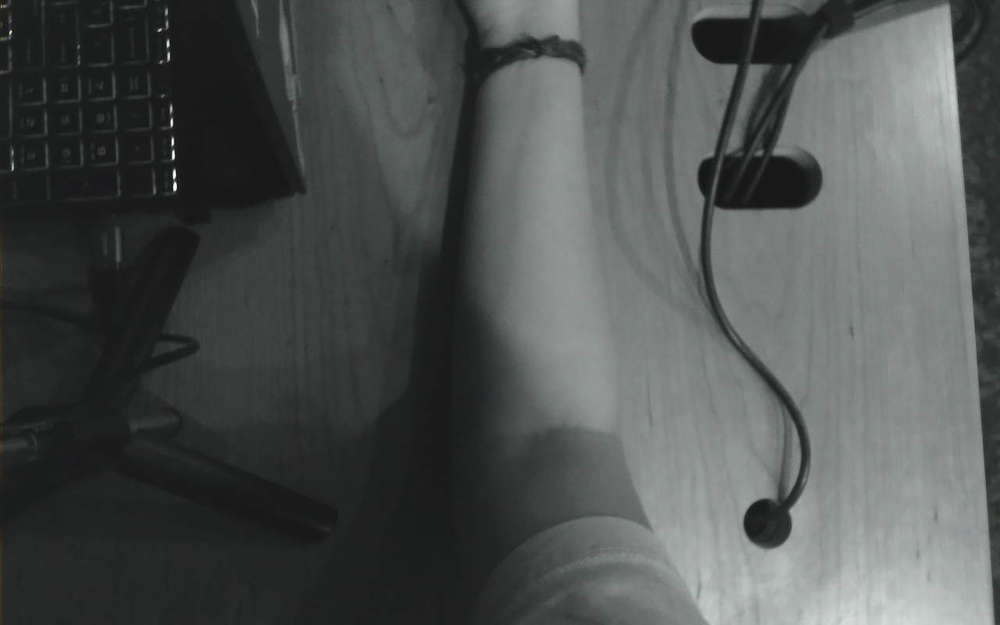
#> input picture images/0.bmp, 1000 x 625 px, shrunk from 1280 x 800 before the run
$ python -i model.py   (imports and definitions only)
#> lines starting #> are read from the running program, lines starting #| are printed output that depends on the picture; after the words box and inside, x2 and y2 are one past the last pixel; in counts of white or black regions, pixels touching at a corner belong together
# PLACEHOLDER MODEL: classical Frangi vein detection returning a binary mask. Replace predict() with your trained model's inference later.
import cv2
import numpy as np
from skimage.filters import frangi

DETECT = {
    "black_ridges": True,
    "pre_blur": 1.0,
    "scale_min": 1.0,
    "scale_max": 6.0,
    "scale_step": 1.0,
    "rel_threshold": 0.20,
    "close_ksize": 3,
    "max_straightness": 10.0,
    "max_halfwidth": 22,
    "min_area": 60,
}


def _filter_shapes(mask, max_straightness, max_halfwidth, min_area):
    dist = cv2.distanceTransform((mask > 0).astype(np.uint8), cv2.DIST_L2, 5)
    n, lbl, stats, _ = cv2.connectedComponentsWithStats((mask > 0).astype(np.uint8), 8)
    out = np.zeros_like(mask)
    for i in range(1, n):
        if stats[i, cv2.CC_STAT_AREA] < min_area:
            continue
        ys, xs = np.where(lbl == i)
        if float(dist[ys, xs].max()) > max_halfwidth:
            continue
        pts = np.stack([xs, ys], 1).astype(np.float32)
        pts -= pts.mean(0)
        if len(pts) > 2:
            ev = np.sort(np.linalg.eigvalsh(np.cov(pts.T)))[::-1]
            straightness = float(np.sqrt((ev[0] + 1e-6) / (ev[1] + 1e-6)))
            if straightness > max_straightness:
                continue
        out[lbl == i] = 255
    return out


def predict(gray):
    p = DETECT
    g = cv2.GaussianBlur(gray, (0, 0), sigmaX=p["pre_blur"]) if p["pre_blur"] > 0 else gray
    f = g.astype(np.float32) / 255.0
    sigmas = np.arange(p["scale_min"], p["scale_max"] + 1e-6, p["scale_step"])
    vness = frangi(f, sigmas=sigmas, black_ridges=p["black_ridges"])
    vness = np.nan_to_num(vness, nan=0.0, posinf=0.0, neginf=0.0)
    norm = np.clip(vness / (np.percentile(vness, 99.5) + 1e-8), 0.0, 1.0)
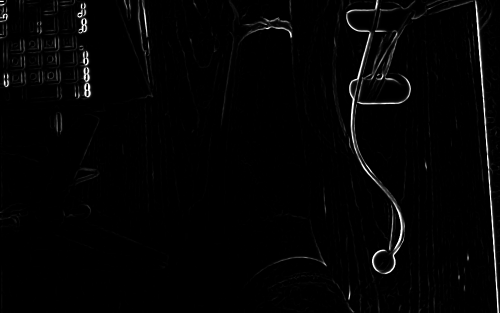
#> norm: shape (625, 1000) float32 (shown at 1/2 size); min 0, max 1, mean 0.0171
    mask = (norm >= p["rel_threshold"]).astype(np.uint8) * 255
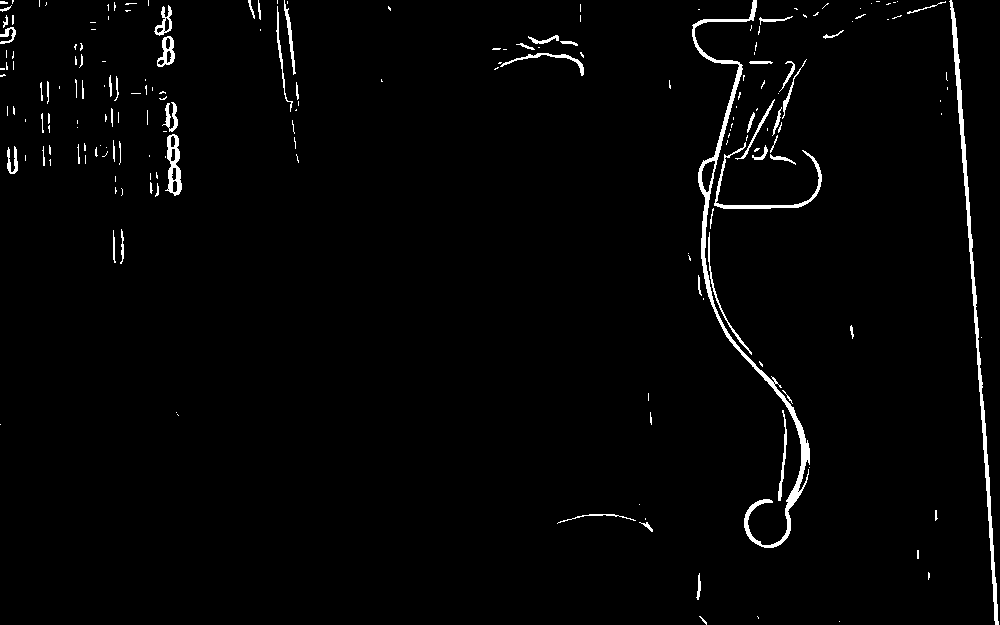
#> mask: shape (625, 1000); 2% white; 192 white regions (130 under 20 px), largest, box (x1, y1, x2, y2) and area: (692, 0, 810, 548) 3418, (949, 0, 999, 625) 2355, (714, 142, 822, 209) 713
    if p["close_ksize"] > 0:
        k = cv2.getStructuringElement(cv2.MORPH_ELLIPSE, (p["close_ksize"], p["close_ksize"]))
        mask = cv2.morphologyEx(mask, cv2.MORPH_CLOSE, k)
#> mask: shape (625, 1000); 2% white; 181 white regions (123 under 20 px), largest, box (x1, y1, x2, y2) and area: (692, 0, 810, 548) 3835, (949, 0, 1000, 625) 2358, (714, 142, 822, 209) 715
    return _filter_shapes(mask, p["max_straightness"], p["max_halfwidth"], p["min_area"])
#> in _filter_shapes, `dist = cv2.distanceTransform((mask > 0).astype(np.uint8), cv2.DIST_L2,..`:
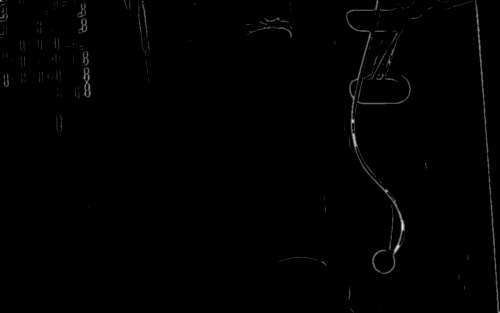
#> dist: shape (625, 1000) float32 (shown at 1/2 size); min 0, max 5, mean 0.0282; drawn with min black and max white
#> in _filter_shapes, `n, lbl, stats, _ = cv2.connectedComponentsWithStats((mask > 0).astype(..`:
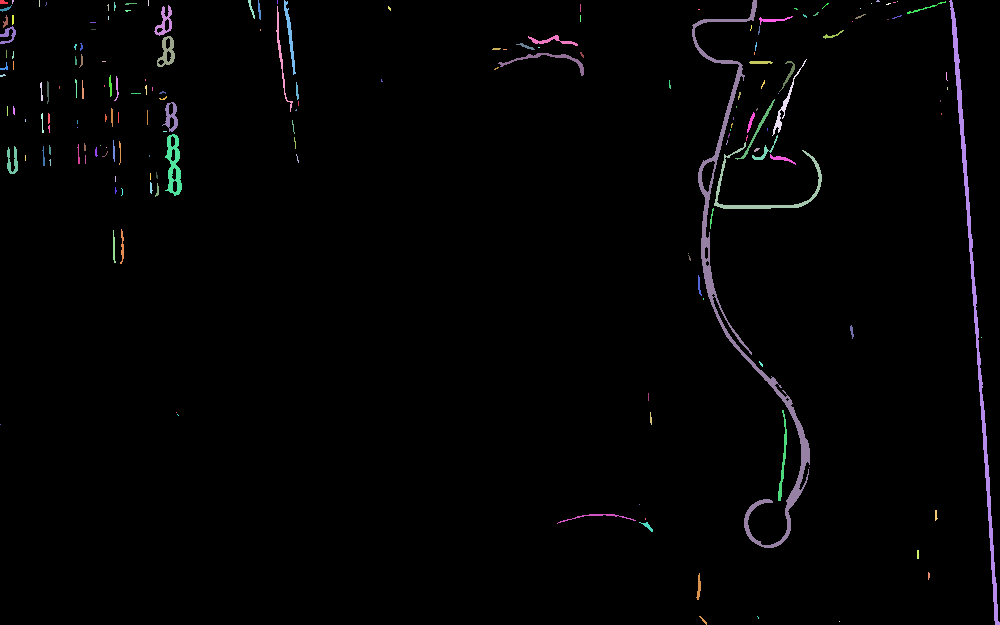
#> lbl: shape (625, 1000) int32; 182 distinct labels, from 0 to 181; one colour per label, 0 black
#> in _filter_shapes, `n, lbl, stats, _ = cv2.connectedComponentsWithStats((mask > 0).astype(..`: n = 182; stats = 182 rows, first 6: [0, 0, 1000, 625, 612232], [0, 0, 8, 4, 25], [12, 0, 2, 4, 6], [39, 0, 1, 7, 7], [148, 0, 1, 6, 6], [248, 0, 7, 19, 43]
#> the loop in _filter_shapes, `for i in range(1, n):` made 181 passes
#> (ev, straightness) on passes 8, 9, 12, 13, 23, 25, 39, 44: ([427.3, 1.07], 19.97), ([28663.5, 639.2], 6.7), ([145.4, 0.307], 21.78), ([34568.6, 1.42], 156.1), ([74.58, 15.62], 2.19), ([835, 2.34], 18.9), ([93.64, 1.39], 8.2), ([28.72, 12.83], 1.5)
#> after the loop in _filter_shapes, `for i in range(1, n):`:
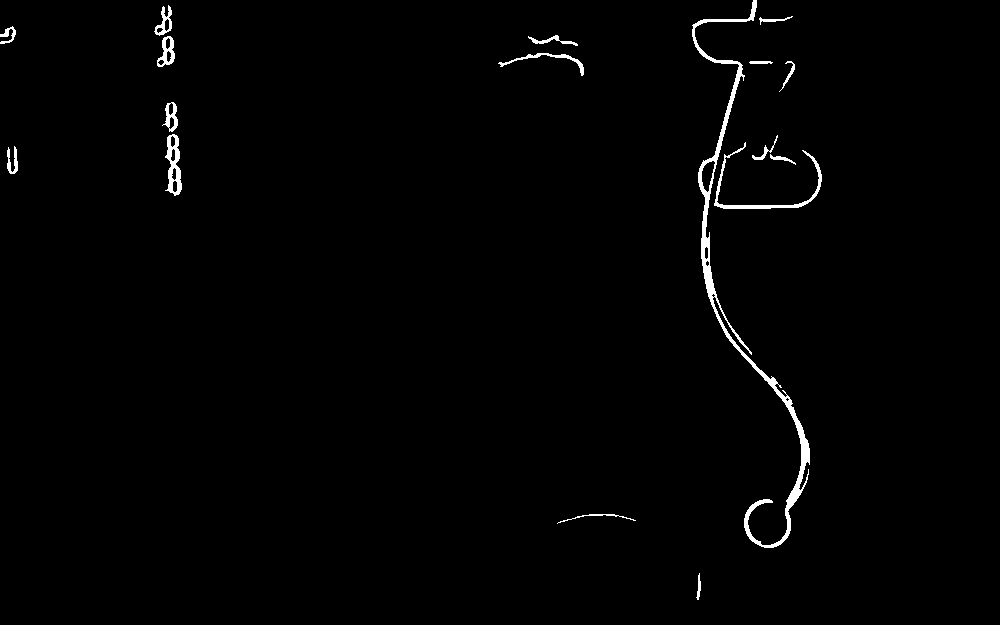
#> out: shape (625, 1000); 1.1% white; 17 white regions, largest, box (x1, y1, x2, y2) and area: (692, 0, 810, 548) 3835, (714, 142, 822, 209) 715, (165, 134, 182, 196) 548

>>> import cv2
>>> picture = cv2.imread('../images/0.bmp', cv2.IMREAD_GRAYSCALE)
>>> result = predict(picture)

$ run again, on images/1.bmp
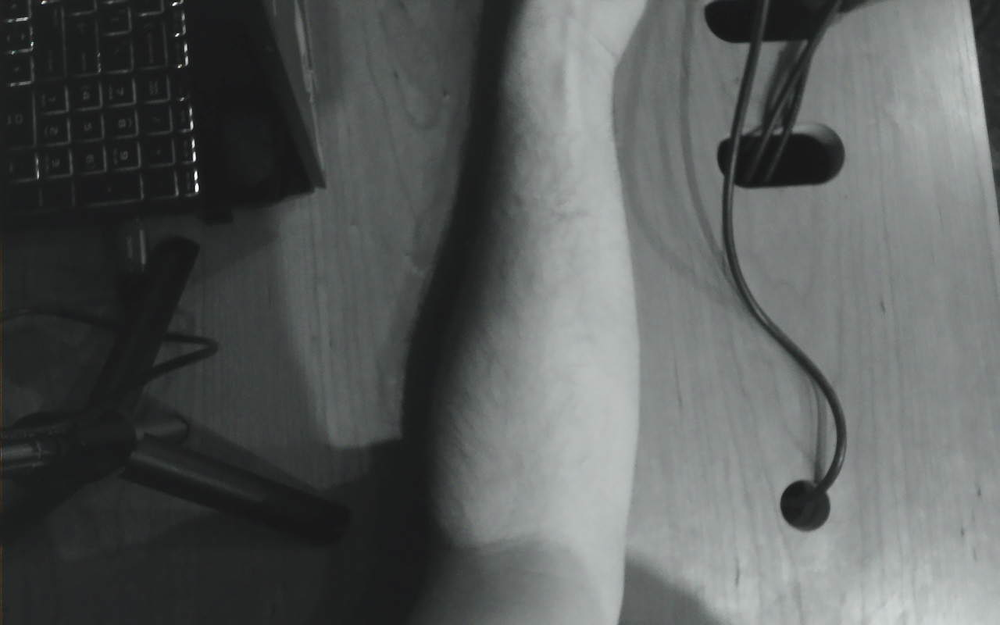
#> input picture images/1.bmp, 1000 x 625 px, shrunk from 1280 x 800 before the run
#> in _filter_shapes, `n, lbl, stats, _ = cv2.connectedComponentsWithStats((mask > 0).astype(..`:
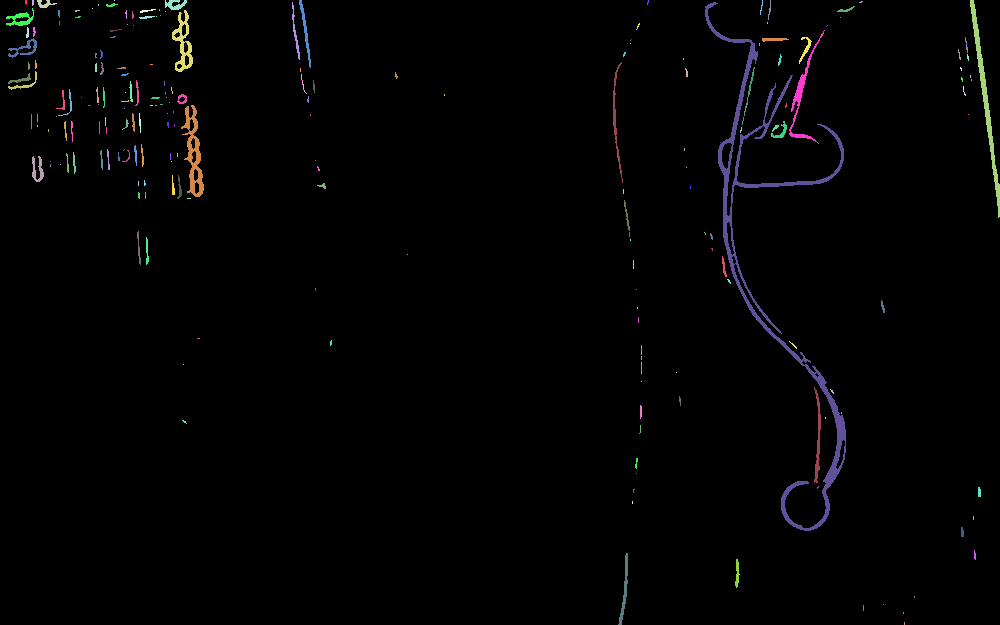
#> lbl: shape (625, 1000) int32; 207 distinct labels, from 0 to 206; one colour per label, 0 black
#> n = 207; stats = 207 rows, first 6: [0, 0, 1000, 625, 612760], [25, 0, 2, 5, 9], [32, 0, 2, 6, 11], [37, 0, 20, 8, 76], [114, 0, 1, 1, 1], [165, 0, 22, 10, 131]
#> the loop in _filter_shapes, `for i in range(1, n):` made 206 passes
#> (ev, straightness) on passes 3, 5, 6, 11, 13, 14, 17, 26: ([23.43, 4.6], 2.26), ([35.11, 7.72], 2.13), ([366.6, 0.753], 22.06), ([3595.4, 1.83], 44.33), ([255.7, 0.655], 19.77), ([23868.3, 999.7], 4.89), ([56.21, 14.41], 1.98), ([288.3, 22.65], 3.57)
#> after the loop in _filter_shapes, `for i in range(1, n):`:
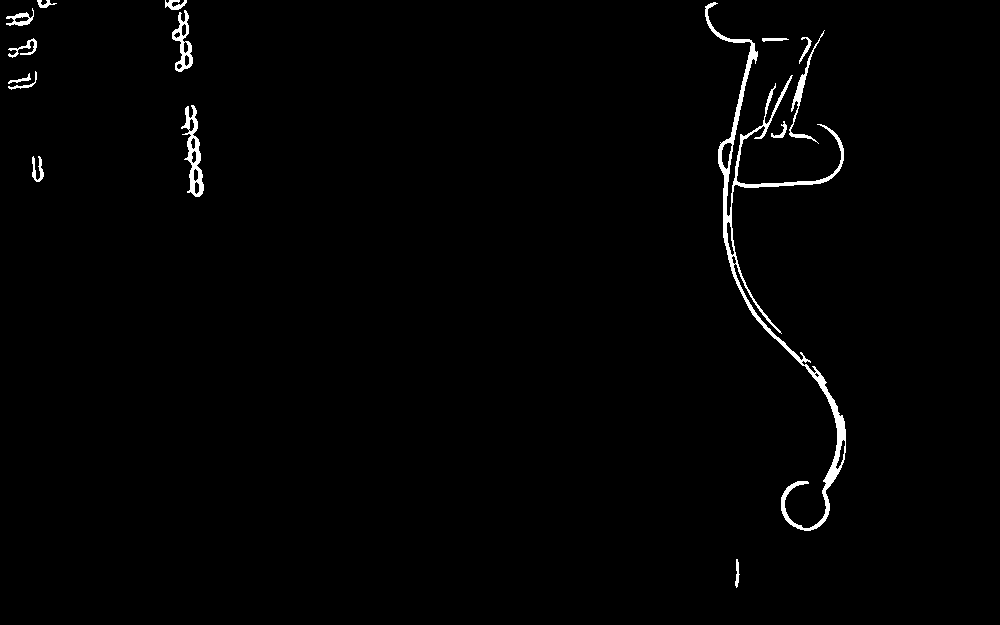
#> out: shape (625, 1000); 1.3% white; 15 white regions, largest, box (x1, y1, x2, y2) and area: (705, 2, 846, 531) 4878, (181, 105, 204, 197) 809, (172, 10, 193, 72) 520

$ run again, on images/2.bmp
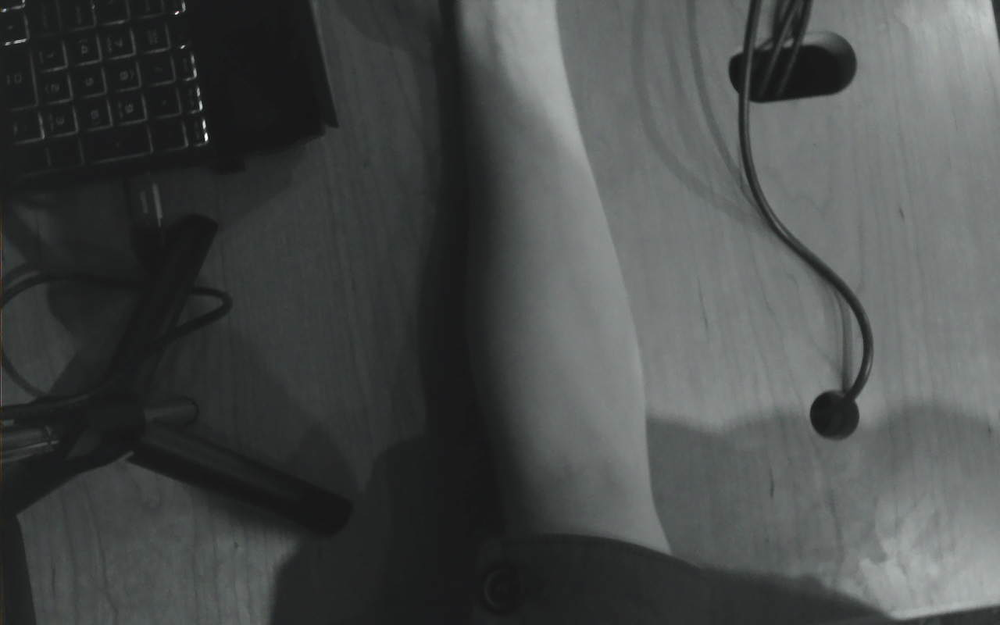
#> input picture images/2.bmp, 1000 x 625 px, shrunk from 1280 x 800 before the run
#> in _filter_shapes, `n, lbl, stats, _ = cv2.connectedComponentsWithStats((mask > 0).astype(..`:
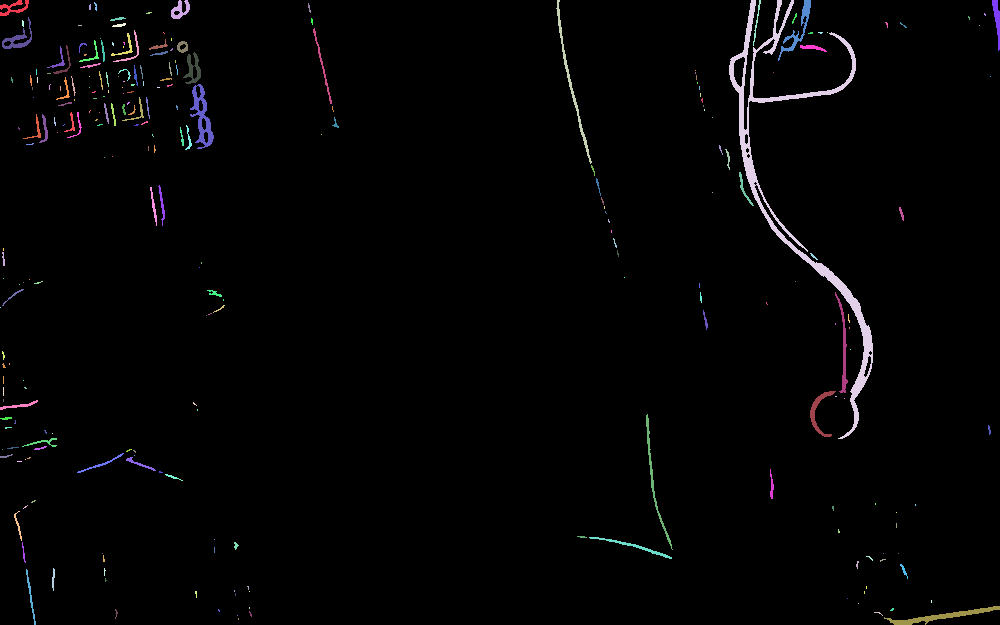
#> lbl: shape (625, 1000) int32; 259 distinct labels, from 0 to 258; one colour per label, 0 black
#> n = 259; stats = 259 rows, first 6: [0, 0, 1000, 625, 611863], [0, 0, 29, 16, 194], [171, 0, 19, 19, 190], [556, 0, 36, 164, 436], [729, 0, 144, 439, 4716], [753, 0, 8, 46, 70]
#> the loop in _filter_shapes, `for i in range(1, n):` made 258 passes
#> (ev, straightness) on passes 1, 2, 3, 4, 5, 6, 7, 14: ([78.21, 12.33], 2.52), ([37.73, 14.41], 1.62), ([2271.1, 2.38], 30.88), ([16504.3, 1069.3], 3.93), ([183.1, 0.222], 28.74), ([345.5, 15.24], 4.76), ([181.6, 2.07], 9.37), ([91.1, 24.55], 1.93)
#> after the loop in _filter_shapes, `for i in range(1, n):`:
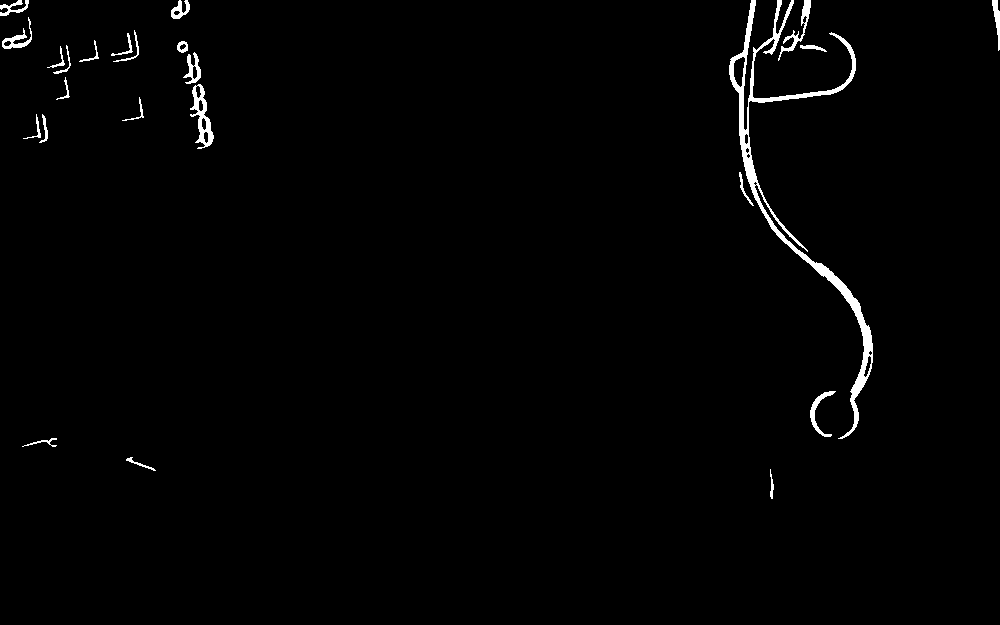
#> out: shape (625, 1000); 1.3% white; 24 white regions, largest, box (x1, y1, x2, y2) and area: (729, 0, 873, 439) 4716, (190, 84, 214, 149) 604, (778, 0, 811, 61) 369
